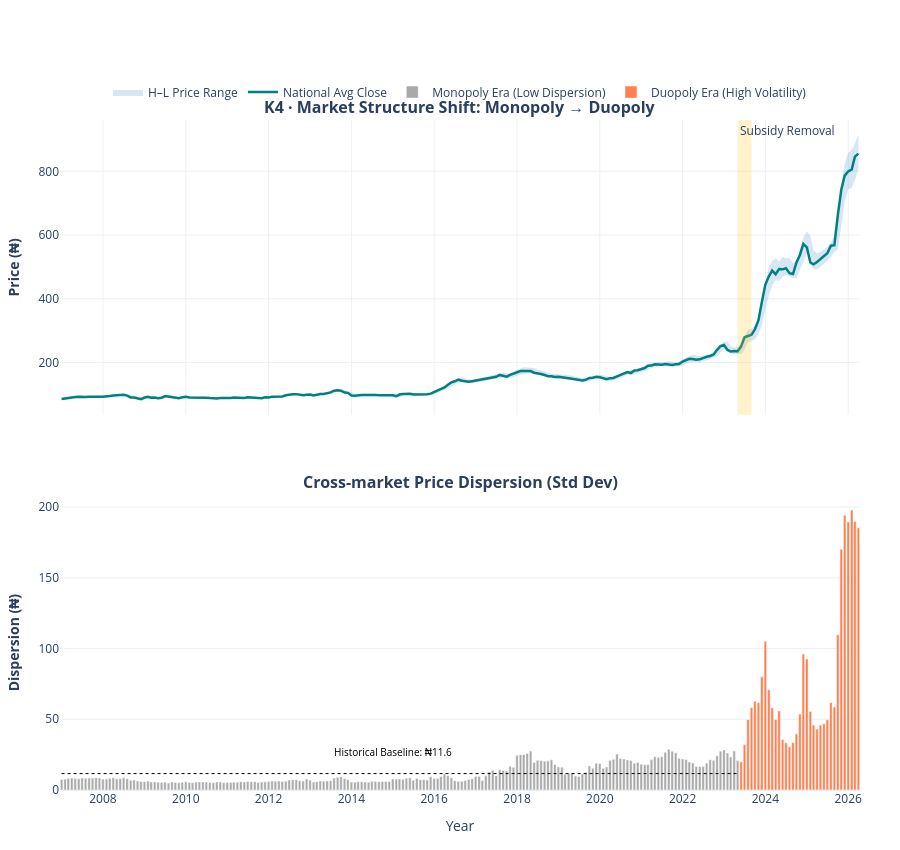

The notebook cell saved with this chart:
### Code cell
import plotly.graph_objects as go
from plotly.subplots import make_subplots
import pandas as pd

# 1. Setup the Subplots
fig = make_subplots(
    rows=2, cols=1, 
    shared_xaxes=True, 
    vertical_spacing=0.12,
    subplot_titles=(
        "<b>K4 · Market Structure Shift: Monopoly → Duopoly</b>", 
        "<b>Cross-market Price Dispersion (Std Dev)</b>"
    )
)

# --- PANEL 1: PRICE TRAJECTORY ---
fig.add_trace(go.Scatter(
    x=pd.concat([duopoly_df['price_date'], duopoly_df['price_date'][::-1]]),
    y=pd.concat([duopoly_df['avg_high'], duopoly_df['avg_low'][::-1]]),
    fill='toself',
    fillcolor='rgba(31, 119, 180, 0.18)',
    line=dict(color='rgba(255,255,255,0)'),
    hoverinfo='skip',
    name='H–L Price Range',
), row=1, col=1)

fig.add_trace(go.Scatter(
    x=duopoly_df["price_date"], 
    y=duopoly_df["avg_close"],
    mode='lines',
    line=dict(color='#008080', width=2.5),
    name='National Avg Close'
), row=1, col=1)

# Annotations for Panel 1
fig.add_vrect(
    x0=pd.Timestamp("2023-05-01"), x1=pd.Timestamp("2023-09-01"),
    fillcolor="#FFBF00", opacity=0.2, line_width=0,
    annotation_text="Subsidy Removal", annotation_position="top left",
    row=1, col=1
)

# --- PANEL 2: CROSS-MARKET SPREAD (Enhanced for Stakeholders) ---

# We split these into two traces so they show up separately in the legend
monopoly_data = duopoly_df[duopoly_df["post_subsidy_regime"] == 0]
duopoly_data = duopoly_df[duopoly_df["post_subsidy_regime"] == 1]

# Baseline for technical context: Average dispersion during monopoly
monopoly_mean_std = monopoly_data['cross_market_std'].mean()

# Trace 1: Monopoly Era Dispersion
fig.add_trace(go.Bar(
    x=monopoly_data["price_date"],
    y=monopoly_data["cross_market_std"],
    marker_color="#a9a9a9",
    name='Monopoly Era (Low Dispersion)',
    hovertemplate="Date: %{x}<br>Std Dev: ₦%{y:.2f}"
), row=2, col=1)

# Trace 2: Duopoly Era Dispersion
fig.add_trace(go.Bar(
    x=duopoly_data["price_date"],
    y=duopoly_data["cross_market_std"],
    marker_color="#ff7f50",
    name='Duopoly Era (High Volatility)',
    hovertemplate="Date: %{x}<br>Std Dev: ₦%{y:.2f}"
), row=2, col=1)

# Average Baseline Line (Helps non-technical users see the scale of the jump)
fig.add_shape(
    type="line", line=dict(color="black", width=1, dash="dot"),
    x0=duopoly_df["price_date"].min(), x1=pd.Timestamp("2023-05-01"),
    y0=monopoly_mean_std, y1=monopoly_mean_std,
    row=2, col=1
)

fig.add_annotation(
    x=pd.Timestamp("2015-01-01"), y=monopoly_mean_std + 15,
    text=f"Historical Baseline: ₦{monopoly_mean_std:.1f}",
    showarrow=False, font=dict(size=10, color="black"),
    row=2, col=1
)

# --- LAYOUT & STYLING ---
fig.update_layout(
    height=850,
    template="plotly_white",
    hovermode="x unified",
    # Legend positioned to be very clear
    legend=dict(
        orientation="h",
        yanchor="bottom",
        y=1.02,
        xanchor="center",
        x=0.5,
        bgcolor="rgba(255, 255, 255, 0.5)"
    ),
    margin=dict(l=60, r=40, t=120, b=60)
)

# Axis labels
fig.update_yaxes(title_text="<b>Price (₦)</b>", row=1, col=1)
fig.update_yaxes(title_text="<b>Dispersion (₦)</b>", row=2, col=1)
fig.update_xaxes(title_text="Year", row=2, col=1)

fig.show()

### Figure 1 — Plotly figure (JSON) as saved in the notebook; plotly's stock layout.template omitted (floating-point values rounded to 4 significant figures; data arrays with more than 128 entries replaced by an {"elided": "..."} marker saying what was removed)
{"data": [{"fill": "toself", "fillcolor": "rgba(31, 119, 180, 0.18)", "hoverinfo": "skip", "line": {"color": "rgba(255,255,255,0)"}, "name": "H–L Price Range", "type": "scatter", "x": {"elided": "464 str values"}, "xaxis": "x", "y": {"elided": "464 float values"}, "yaxis": "y"}, {"line": {"color": "#008080", "width": 2.5}, "mode": "lines", "name": "National Avg Close", "type": "scatter", "x": {"elided": "232 str values"}, "xaxis": "x", "y": {"elided": "232 float values"}, "yaxis": "y"}, {"hovertemplate": "Date: %{x}<br>Std Dev: ₦%{y:.2f}", "marker": {"color": "#a9a9a9"}, "name": "Monopoly Era (Low Dispersion)", "type": "bar", "x": {"elided": "197 str values"}, "xaxis": "x2", "y": {"elided": "197 float values"}, "yaxis": "y2"}, {"hovertemplate": "Date: %{x}<br>Std Dev: ₦%{y:.2f}", "marker": {"color": "#ff7f50"}, "name": "Duopoly Era (High Volatility)", "type": "bar", "x": ["2023-06-01T00:00:00.000000", "2023-07-01T00:00:00.000000", "2023-08-01T00:00:00.000000", "2023-09-01T00:00:00.000000", "2023-10-01T00:00:00.000000", "2023-11-01T00:00:00.000000", "2023-12-01T00:00:00.000000", "2024-01-01T00:00:00.000000", "2024-02-01T00:00:00.000000", "2024-03-01T00:00:00.000000", "2024-04-01T00:00:00.000000", "2024-05-01T00:00:00.000000", "2024-06-01T00:00:00.000000", "2024-07-01T00:00:00.000000", "2024-08-01T00:00:00.000000", "2024-09-01T00:00:00.000000", "2024-10-01T00:00:00.000000", "2024-11-01T00:00:00.000000", "2024-12-01T00:00:00.000000", "2025-01-01T00:00:00.000000", "2025-02-01T00:00:00.000000", "2025-03-01T00:00:00.000000", "2025-04-01T00:00:00.000000", "2025-05-01T00:00:00.000000", "2025-06-01T00:00:00.000000", "2025-07-01T00:00:00.000000", "2025-08-01T00:00:00.000000", "2025-09-01T00:00:00.000000", "2025-10-01T00:00:00.000000", "2025-11-01T00:00:00.000000", "2025-12-01T00:00:00.000000", "2026-01-01T00:00:00.000000", "2026-02-01T00:00:00.000000", "2026-03-01T00:00:00.000000", "2026-04-01T00:00:00.000000"], "xaxis": "x2", "y": [19.98, 32.13, 49.91, 58.39, 62.66, 61.83, 80.14, 105.2, 70.82, 58.1, 49.85, 55.88, 35.74, 33.34, 30.64, 33.66, 39.68, 53.68, 96.07, 92.69, 55.54, 45.97, 43.08, 45.87, 46.78, 49.71, 61.81, 58.7, 109.7, 170.3, 194.2, 189.6, 198.0, 189.8, 185.3], "yaxis": "y2"}], "layout": {"annotations": [{"font": {"size": 16}, "showarrow": false, "text": "<b>K4 · Market Structure Shift: Monopoly → Duopoly</b>", "x": 0.5, "xanchor": "center", "xref": "paper", "y": 1, "yanchor": "bottom", "yref": "paper"}, {"font": {"size": 16}, "showarrow": false, "text": "<b>Cross-market Price Dispersion (Std Dev)</b>", "x": 0.5, "xanchor": "center", "xref": "paper", "y": 0.44, "yanchor": "bottom", "yref": "paper"}, {"showarrow": false, "text": "Subsidy Removal", "x": "2023-05-01T00:00:00", "xanchor": "left", "xref": "x", "y": 1, "yanchor": "top", "yref": "y domain"}, {"font": {"color": "black", "size": 10}, "showarrow": false, "text": "Historical Baseline: ₦11.6", "x": "2015-01-01T00:00:00", "xref": "x2", "y": 26.61, "yref": "y2"}], "height": 850, "hovermode": "x unified", "legend": {"bgcolor": "rgba(255, 255, 255, 0.5)", "orientation": "h", "x": 0.5, "xanchor": "center", "y": 1.02, "yanchor": "bottom"}, "margin": {"b": 60, "l": 60, "r": 40, "t": 120}, "shapes": [{"fillcolor": "#FFBF00", "line": {"width": 0}, "opacity": 0.2, "type": "rect", "x0": "2023-05-01T00:00:00", "x1": "2023-09-01T00:00:00", "xref": "x", "y0": 0, "y1": 1, "yref": "y domain"}, {"line": {"color": "black", "dash": "dot", "width": 1}, "type": "line", "x0": "2007-01-01T00:00:00", "x1": "2023-05-01T00:00:00", "xref": "x2", "y0": 11.61, "y1": 11.61, "yref": "y2"}], "xaxis": {"anchor": "y", "domain": [0, 1], "matches": "x2", "showticklabels": false}, "xaxis2": {"anchor": "y2", "domain": [0, 1], "title": {"text": "Year"}}, "yaxis": {"anchor": "x", "domain": [0.56, 1], "title": {"text": "<b>Price (₦)</b>"}}, "yaxis2": {"anchor": "x2", "domain": [0, 0.44], "title": {"text": "<b>Dispersion (₦)</b>"}}}}
